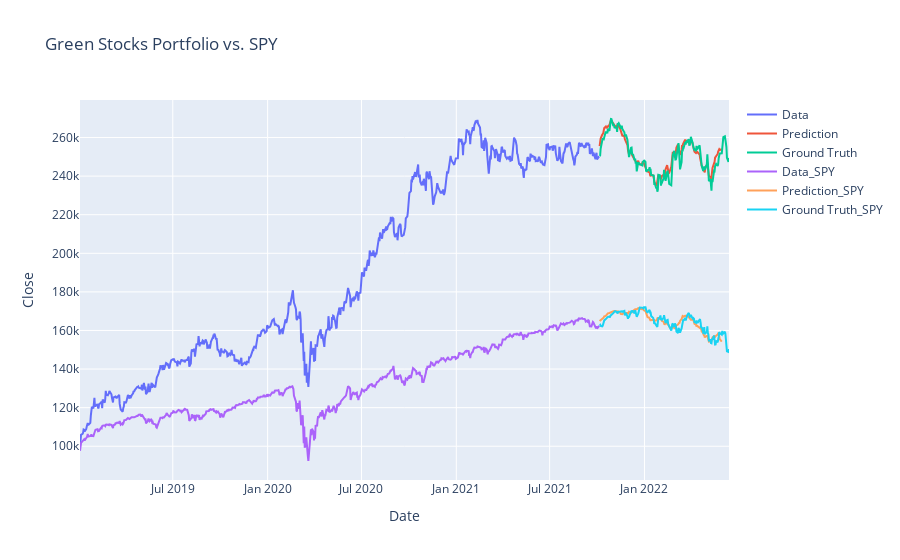

This figure's notebook cell:
### Code cell
split = int(split_per*len(close_data))
date_train = tickers_data.index[:split].dropna()
date_test = tickers_data.index[split:].dropna()

trace1 = go.Scatter(
    x = date_train,
    y = close_train,
    mode = 'lines',
    name = 'Data'
)
trace2 = go.Scatter(
    x = date_test,
    y = prediction,
    mode = 'lines',
    name = 'Prediction'
)
trace3 = go.Scatter(
    x = date_test,
    y = close_test,
    mode='lines',
    name = 'Ground Truth'
)
trace4 = go.Scatter(
    x = date_train,
    y = close_train_spy,
    mode = 'lines',
    name = 'Data_SPY'
)
trace5 = go.Scatter(
    x = date_test,
    y = prediction_spy,
    mode = 'lines',
    name = 'Prediction_SPY'
)
trace6 = go.Scatter(
    x = date_test,
    y = close_test_spy,
    mode='lines',
    name = 'Ground Truth_SPY'
)
layout = go.Layout(
    title = "Green Stocks Portfolio vs. SPY",
    xaxis = {'title' : "Date"},
    yaxis = {'title' : "Close"}
)
data=[trace1, trace2, trace3,trace4, trace5, trace6]
#pyo.iplot(data, filename = 'basic-line')
fig = go.Figure(data, layout=layout)
fig.show()

### Figure 1 — Plotly figure (JSON) as saved in the notebook; plotly's stock layout.template omitted (floating-point values rounded to 4 significant figures; data arrays with more than 128 entries replaced by an {"elided": "..."} marker saying what was removed)
{"data": [{"mode": "lines", "name": "Data", "type": "scatter", "x": {"elided": "696 str values"}, "y": {"elided": "696 float values"}}, {"mode": "lines", "name": "Prediction", "type": "scatter", "x": {"elided": "175 str values"}, "y": {"elided": "164 float values"}}, {"mode": "lines", "name": "Ground Truth", "type": "scatter", "x": {"elided": "175 str values"}, "y": {"elided": "174 float values"}}, {"mode": "lines", "name": "Data_SPY", "type": "scatter", "x": {"elided": "696 str values"}, "y": {"elided": "696 float values"}}, {"mode": "lines", "name": "Prediction_SPY", "type": "scatter", "x": {"elided": "175 str values"}, "y": {"elided": "164 float values"}}, {"mode": "lines", "name": "Ground Truth_SPY", "type": "scatter", "x": {"elided": "175 str values"}, "y": {"elided": "174 float values"}}], "layout": {"autosize": true, "title": {"text": "Green Stocks Portfolio vs. SPY"}, "xaxis": {"autorange": true, "range": ["2019-01-02", "2022-06-14"], "title": {"text": "Date"}, "type": "date"}, "yaxis": {"autorange": true, "range": [82510.0, 279400.0], "title": {"text": "Close"}, "type": "linear"}}}
